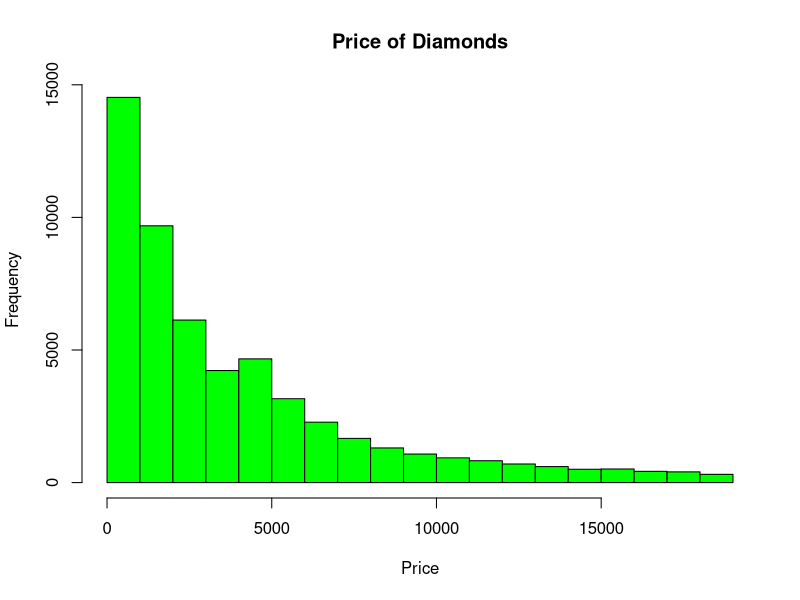
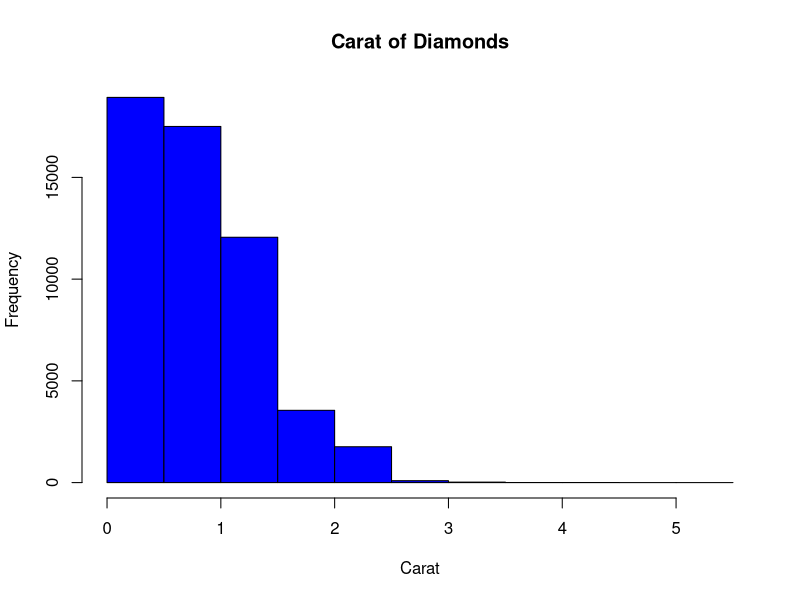
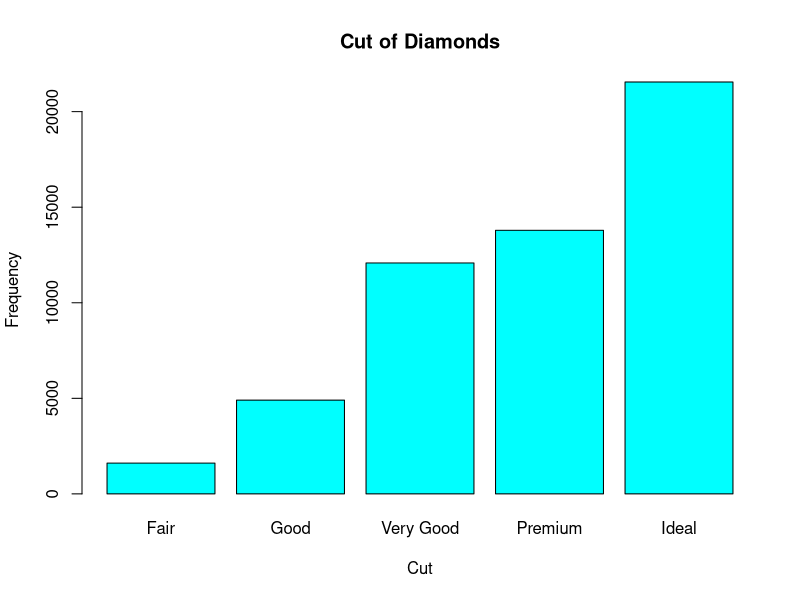
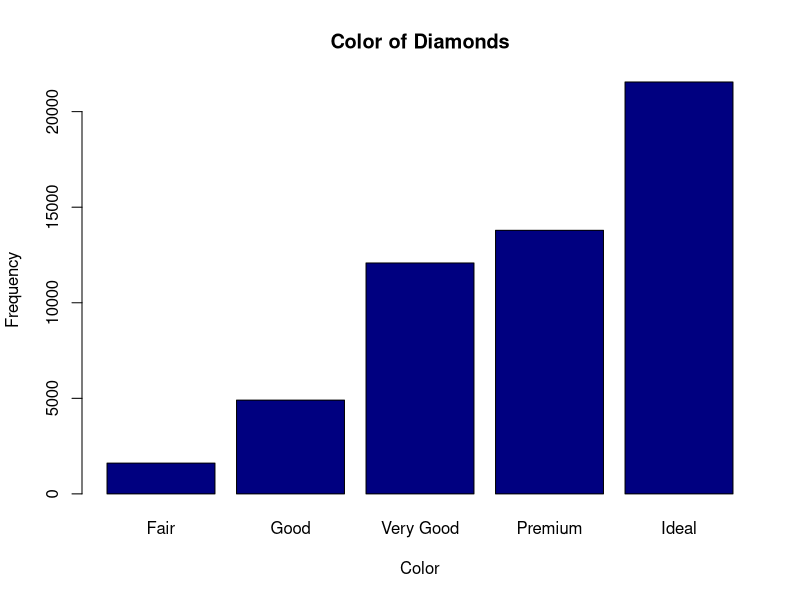
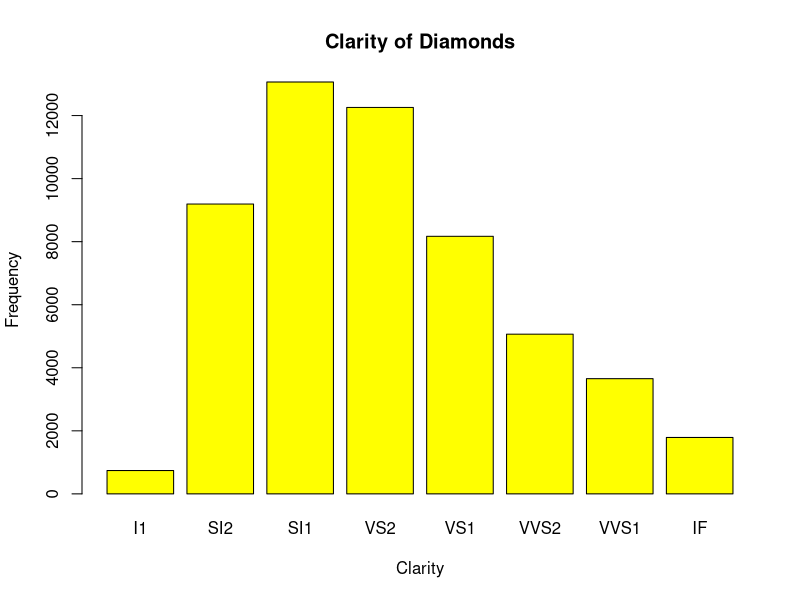
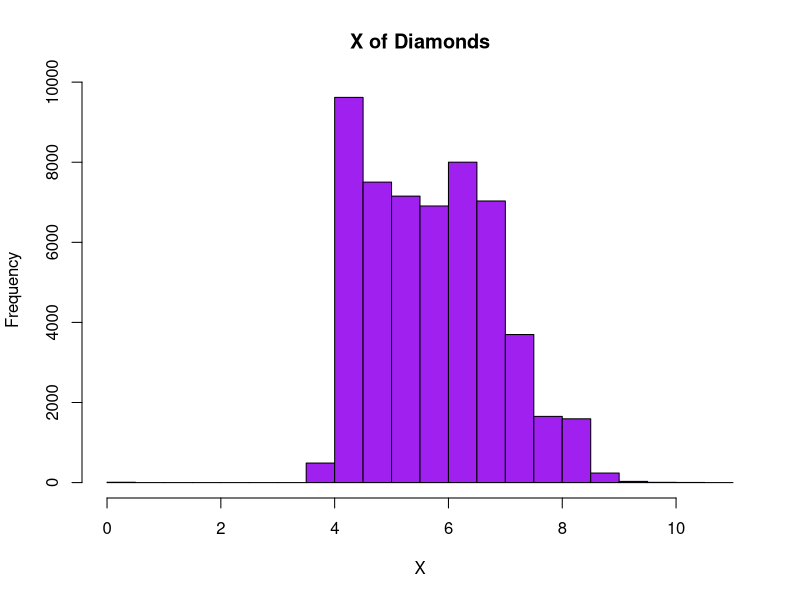
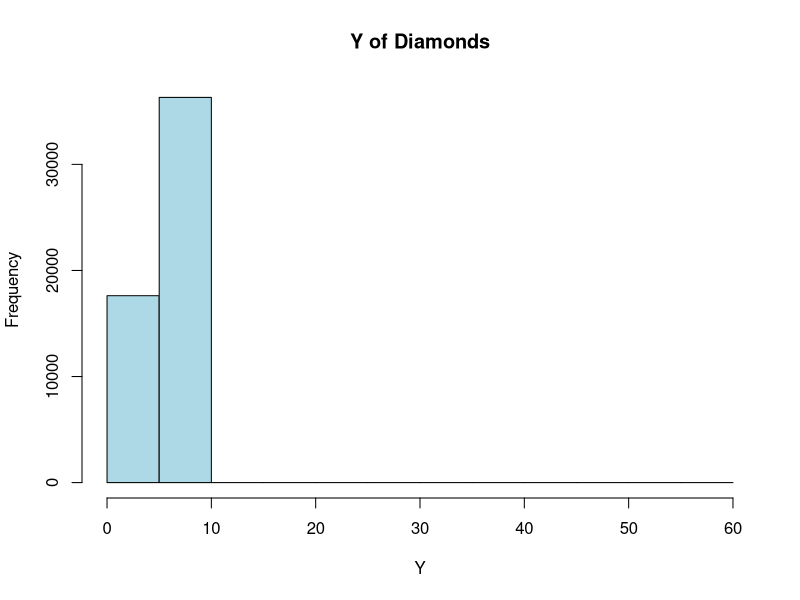
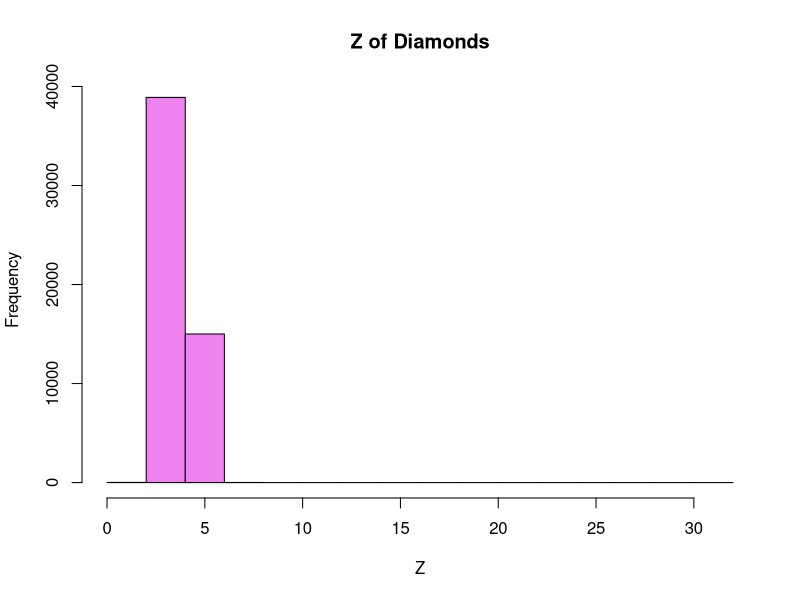

These figures' R source, in order:
## ---- chunk 1
knitr::opts_chunk$set(echo = TRUE)
## ---- chunk 2
  # I would load the ggplot2 library now as required by the independent lab session.
  library(ggplot2)
## ---- chunk 3
  # Now I would access the diamonds data
  data("diamonds")
## ---- chunk 4
  str(diamonds)
## ---- chunk 5
  range(diamonds$price)
  range(diamonds$carat)
  range(diamonds$x)
  range(diamonds$y)
  range(diamonds$z)
  range(diamonds$depth)
  range(diamonds$table)
## ---- chunk 6
  levels(diamonds$cut)
## ---- chunk 7
  # I am generating the numerical summary for price of diamonds
  summary(diamonds$price)
## ---- chunk 8
  # I am generating the numerical summary for carat of diamonds
  summary(diamonds$carat)
## ---- chunk 9
  # I will now look at the summary for the cut, which is an ordinal variable.
  table(diamonds$cut)
## ---- chunk 10
  # I will now look at the summary for color, which is also an ordinal variable.
  table(diamonds$color)
## ---- chunk 11
  # I will now look at the summary for the clarity, which is also a ordinal variable.
  table(diamonds$clarity)
## ---- chunk 12
  # I am now looking at the summary for x, which is a numerical variable.
  summary(diamonds$x)
## ---- chunk 13
  # I am now looking at the summary for y, which is a numerical variable.
  summary(diamonds$y)
## ---- chunk 14
  # I am now looking at the summary for z, which is a numerical variable.
  summary(diamonds$z)
## ---- chunk 15
  # I am now looking at the summary for depth, which is a numerical variable.
  summary(diamonds$depth)
## ---- chunk 16
  # I am now looking at the summary for table, which is a numerical variable.
  summary(diamonds$table)
## ---- chunk 17
  # I will now examine price, which is a numerical variable, using the histogram.
  hist(diamonds$price, main = "Price of Diamonds", xlab = "Price", ylab = "Frequency", col = "green")
## ---- chunk 18
  # I will now examine carat using histogram, because carat is a numerical variable.
  hist(diamonds$carat, main = "Carat of Diamonds", xlab = "Carat", ylab = "Frequency", col = "blue")
## ---- chunk 19
  # I will now examine cut which is an ordinal (categorical) variable, therefore, would use a barplot.
  barplot(table(diamonds$cut), main = "Cut of Diamonds", xlab = "Cut", ylab = "Frequency", col = "cyan")
## ---- chunk 20
  # Now I am going to examine the color, which is also a categorical variable.
  barplot(table(diamonds$cut), main = "Color of Diamonds", xlab = "Color", ylab = "Frequency", col = "navy")
## ---- chunk 21
  # I am now examining the clarity of diamonds, which is also a categorical variable.
  barplot(table(diamonds$clarity), main = "Clarity of Diamonds", xlab = "Clarity", ylab = "Frequency", col = "yellow")
## ---- chunk 22
  # Now I am examining the x of diamonds, which is a numerical variable.
  hist(diamonds$x, main = "X of Diamonds", xlab = "X", ylab = "Frequency", col = "purple")
## ---- chunk 23
  # I am now examining the y of diamonds which is a numerical variable.
  hist(diamonds$y, main = "Y of Diamonds", xlab = "Y", ylab = "Frequency", col = "lightblue")
## ---- chunk 24
  # Now I am examining the z of diamonds, which is also a numerical variable.
  hist(diamonds$z, main = "Z of Diamonds", xlab = "Z", ylab = "Frequency", col = "violet")
## ---- chunk 25
  # I am now examining the depth of diamonds, which is a numerical variable.
  hist(diamonds$depth, main = "Depth of Diamonds", xlab = "Depth", ylab = "Frequency", col = "gray")
## ---- chunk 26
  # Finally, I am now examining table, which is a numerical variable, and the final one.
  hist(diamonds$table, main = "Table of Diamonds", xlab = "Table", ylab = "Frequency", col = "white")
## ---- chunk 27
  # For this diagram, I would make use of the boxplot
  boxplot(price ~ clarity, data = diamonds)
